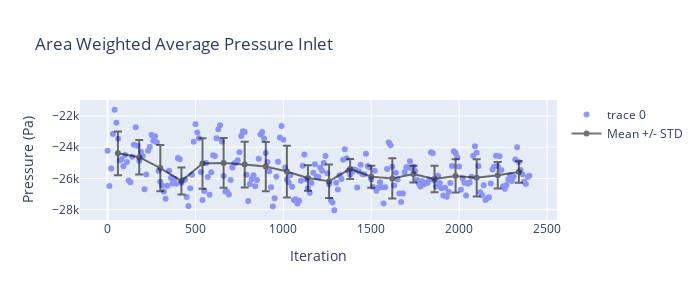

Notebook source saved alongside this figure:
### Code cell
fig = go.Figure()
fig.add_trace(go.Scatter(x=residual_df['Time_Step'],
                         y=residual_df['p-in'],
                         mode='markers',
                         opacity=scatter_opacity,))
fig.add_trace(go.Scatter(x=bin_df['bin_centres'],
                         y=bin_df['p-in_bin_mean'],
                         mode='markers+lines',
                         name='Mean +/- STD',
                         line=dict(color='black'),
                         opacity=.55,
                         error_y_array=bin_df['p-in_std'],
                         showlegend=True))
fig.update_layout(
    title="Area Weighted Average Pressure Inlet",
    xaxis_title="Iteration",
    yaxis_title="Pressure (Pa)",
    legend_title=None,height=300, width=700,)
fig.show()

### Figure 1 — Plotly figure (JSON) as saved in the notebook; plotly's stock layout.template omitted (floating-point values rounded to 4 significant figures; data arrays with more than 128 entries replaced by an {"elided": "..."} marker saying what was removed)
{"data": [{"mode": "markers", "opacity": 0.7, "type": "scatter", "x": {"elided": "241 float values"}, "y": {"elided": "241 float values"}}, {"error_y": {"array": [1405.0, 1109.0, 1484.0, 862.2, 1622.0, 1591.0, 1461.0, 1571.0, 1657.0, 816.4, 1073.0, 642.5, 708.7, 1284.0, 540.8, 846.1, 1063.0, 1185.0, 849.5, 687.7]}, "line": {"color": "black"}, "mode": "markers+lines", "name": "Mean +/- STD", "opacity": 0.55, "showlegend": true, "type": "scatter", "x": [58.8, 180.0, 300.0, 420.0, 540.0, 660.0, 780.0, 900.0, 1020.0, 1140.0, 1260.0, 1380.0, 1500.0, 1620.0, 1740.0, 1860.0, 1980.0, 2100.0, 2220.0, 2340.0], "y": [-24400.0, -24640.0, -25340.0, -26160.0, -25040.0, -25010.0, -25110.0, -25240.0, -25560.0, -25970.0, -26180.0, -25390.0, -25890.0, -26000.0, -25720.0, -26030.0, -25840.0, -25960.0, -25800.0, -25590.0]}], "layout": {"height": 300, "legend": {"title": {}}, "title": {"text": "Area Weighted Average Pressure Inlet"}, "width": 700, "xaxis": {"title": {"text": "Iteration"}}, "yaxis": {"title": {"text": "Pressure (Pa)"}}}}
